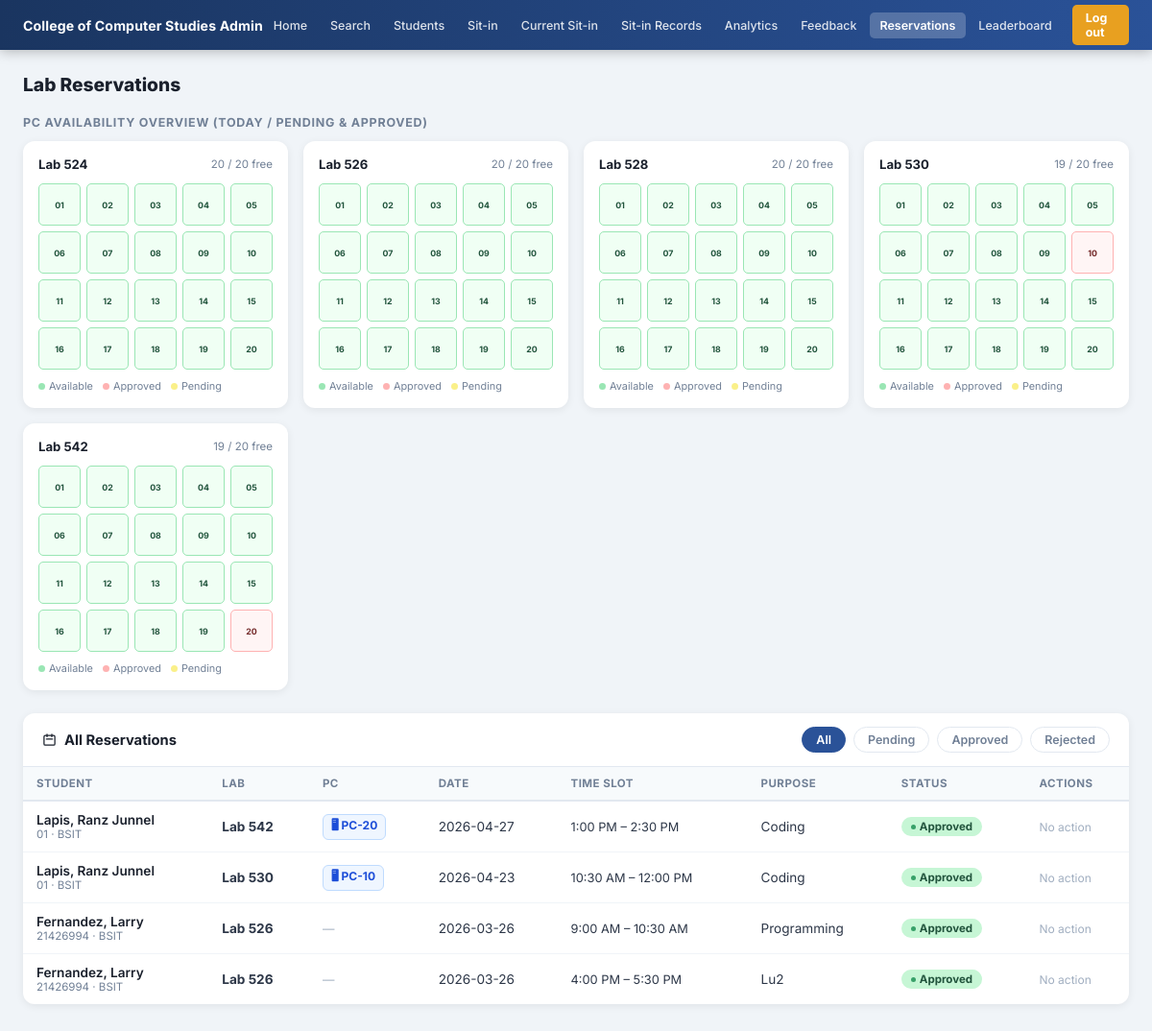
Screenshot of /admin/reservations (signed in) with the database file from the repository.
### tables this page shows
CREATE TABLE reservations (
            id           INTEGER PRIMARY KEY AUTOINCREMENT,
            idno         VARCHAR(20)  NOT NULL,
            lab          VARCHAR(20)  NOT NULL,
            date         DATE         NOT NULL,
            time_slot    VARCHAR(50)  NOT NULL,
            purpose      VARCHAR(100) NOT NULL,
            status       VARCHAR(20)  DEFAULT 'pending',
            created_at   TIMESTAMP    DEFAULT CURRENT_TIMESTAMP, pc_number VARCHAR(10) DEFAULT NULL,
            FOREIGN KEY (idno) REFERENCES students(idno)
        );

CREATE TABLE students (
            id             INTEGER PRIMARY KEY AUTOINCREMENT,
            idno           VARCHAR(20)  UNIQUE NOT NULL,
            lastname       VARCHAR(50)  NOT NULL,
            firstname      VARCHAR(50)  NOT NULL,
            middlename     VARCHAR(50),
            course         VARCHAR(20)  NOT NULL,
            level          VARCHAR(5)   NOT NULL,
            email          VARCHAR(100) UNIQUE NOT NULL,
            address        TEXT,
            password       VARCHAR(255) NOT NULL,
            image_filename VARCHAR(255),
            remaining_session INTEGER DEFAULT 30,
            created_at     TIMESTAMP DEFAULT CURRENT_TIMESTAMP
        , profile_image TEXT, points INTEGER DEFAULT 0);

### app.py (the view)
@app.route('/admin/reservations')
def admin_reservations():
    r = admin_required()
    if r: return r
    reservations = get_all_reservations()
    return render_template('admin_reservations.html', reservations=reservations)

### app.py (called while the page is built)
def is_logged_in():
    return 'student_id' in session

def is_admin():
    return session.get('role') == 'admin'

def admin_required():
    if not is_logged_in() or not is_admin():
        flash('Admin access required.', 'error')
        return redirect(url_for('login'))

### dbhelper.py (called while the page is built)
def connect():
    base_path = os.path.dirname(os.path.abspath(__file__))
    db_path   = os.path.join(base_path, "sysarch.db")
    conn      = sqlite3.connect(db_path)
    conn.row_factory = sqlite3.Row
    return conn

def get_all_reservations():
    conn = connect()
    cur  = conn.cursor()
    cur.execute('''
        SELECT r.*, st.firstname, st.lastname, st.course
        FROM reservations r
        JOIN students st ON r.idno = st.idno
        ORDER BY r.created_at DESC
    ''')
    rows = cur.fetchall()
    conn.close()
    return rows

### templates/admin_reservations.html (shortened to what this page needs)
<!DOCTYPE html>
<html lang="en">
<head>
  <link rel="stylesheet" href="{{ url_for('static', filename='css/admin.css') }}">
</head>
<body>
{% from 'macros.html' import admin_nav %}
{{ admin_nav('reservation') }}
<div class="page-wrap">
  <div class="page-header">
    <div class="page-title">Lab Reservations</div>
  </div>
  {% set labs = ['524','526','528','530','542'] %}
  <div style="font-size:0.78rem;font-weight:700;color:#718096;text-transform:uppercase;letter-spacing:.06em;margin-bottom:12px;">
    PC Availability Overview (Today / Pending &amp; Approved)
  </div>
  <div class="lab-overview">
    {% for lab in labs %}
      {% set taken_pcs = [] %}
      {% set pending_pcs = [] %}
      <div class="lab-grid-card">
        <div class="lab-grid-title">
          Lab {{ lab }}
          <span>{{ 20 - taken_pcs|length - pending_pcs|length }} / 20 free</span>
        </div>
        <div class="mini-pc-grid">
          {% for i in range(1,21) %}
            {% if i in taken_pcs %}
              <div class="mini-pc reserved" title="PC-{{ '%02d'|format(i) }} Reserved">{{ '%02d'|format(i) }}</div>
            {% elif i in pending_pcs %}
              <div class="mini-pc pending" title="PC-{{ '%02d'|format(i) }} Pending">{{ '%02d'|format(i) }}</div>
            {% else %}
              <div class="mini-pc available" title="PC-{{ '%02d'|format(i) }} Available">{{ '%02d'|format(i) }}</div>
            {% endif %}
          {% endfor %}
        </div>
        <div class="lab-legend">
          <div class="leg-item"><span class="leg-dot" style="background:#9ae6b4;"></span> Available</div>
          <div class="leg-item"><span class="leg-dot" style="background:#feb2b2;"></span> Approved</div>
          <div class="leg-item"><span class="leg-dot" style="background:#faf089;"></span> Pending</div>
        </div>
      </div>
    {% endfor %}
  </div>
  <div class="card">
    <div class="card-header-bar">
      <div class="card-title">
        <svg width="15" height="15" fill="none" viewBox="0 0 24 24" stroke="currentColor" stroke-width="2"><path stroke-linecap="round" stroke-linejoin="round" d="M8 7V3m8 4V3m-9 8h10M5 21h14a2 2 0 002-2V7a2 2 0 00-2-2H5a2 2 0 00-2 2v12a2 2 0 002 2z"/></svg>
        All Reservations
      </div>
      <div class="filter-row">
        <button class="filter-btn active" onclick="filterStatus('all',this)">All</button>
        <button class="filter-btn" onclick="filterStatus('pending',this)">Pending</button>
        <button class="filter-btn" onclick="filterStatus('approved',this)">Approved</button>
        <button class="filter-btn" onclick="filterStatus('rejected',this)">Rejected</button>
      </div>
    </div>
    {% if reservations %}
    <div style="overflow-x:auto;">
      <table class="res-table" id="resTable">
        <thead>
          <tr>
            <th>Student</th>
            <th>Lab</th>
            <th>PC</th>
            <th>Date</th>
            <th>Time Slot</th>
            <th>Purpose</th>
            <th>Status</th>
            <th>Actions</th>
          </tr>
        </thead>
        <tbody>
          {% for r in reservations %}
          <tr data-status="{{ r.status }}">
            <td>
              <div style="font-weight:600;color:#1a202c;">{{ r.lastname }}, {{ r.firstname }}</div>
              <div style="font-size:0.72rem;color:#718096;">{{ r.idno }} · {{ r.course }}</div>
            </td>
            <td><strong>Lab {{ r.lab }}</strong></td>
            <td>
              {% if r.pc_number %}
                <span class="pc-chip">🖥 PC-{{ '%02d'|format(r.pc_number|int) }}</span>
              {% else %}
                <span style="color:#a0aec0;font-size:0.78rem;">—</span>
              {% endif %}
            </td>
            <td>{{ r.date }}</td>
            <td style="white-space:nowrap;font-size:0.8rem;">{{ r.time_slot }}</td>
            <td>{{ r.purpose }}</td>
            <td><span class="badge badge-{{ r.status }}">{{ r.status|capitalize }}</span></td>
            <td>
              {% if r.status == 'pending' %}
              <div class="actions-cell">
                <a href="{{ url_for('update_reservation', res_id=r.id, status='approved') }}" class="btn btn-approve"
                   onclick="return confirm('Approve this reservation?')">✓ Approve</a>
                <a href="{{ url_for('update_reservation', res_id=r.id, status='rejected') }}" class="btn btn-reject"
                   onclick="return confirm('Reject this reservation?')">✕ Reject</a>
              </div>
              {% else %}
                <span style="font-size:0.75rem;color:#a0aec0;">No action</span>
              {% endif %}
            </td>
          </tr>
          {% endfor %}
        </tbody>
      </table>
    </div>
    {% else %}
      <div class="empty">No reservations submitted yet.</div>
    {% endif %}
  </div>
</div>
</body>
</html>

### static/css/admin.css (style rules this page uses)
*, *::before, *::after { box-sizing: border-box; margin: 0; padding: 0; }
body { font-family: 'Inter', sans-serif; background: #f0f4f8; color: #1a202c; font-size: 0.875rem; min-height: 100vh; }
.card { background: #fff; border-radius: 12px; overflow: hidden; box-shadow: 0 2px 8px rgba(0,0,0,0.07); margin-bottom: 22px; }
.badge { display: inline-flex; align-items: center; gap: 4px; border-radius: 20px; padding: 3px 10px; font-size: 0.72rem; font-weight: 600; }
.badge::before { content: ''; width: 6px; height: 6px; border-radius: 50%; }

### templates/admin_reservations.html (style rules this page uses)
.page-wrap { max-width: 1300px; margin: 0 auto; padding: 24px; }
.page-header { display: flex; align-items: center; justify-content: space-between; margin-bottom: 20px; flex-wrap: wrap; gap: 10px; }
.page-title { font-size: 1.2rem; font-weight: 800; color: #1a202c; }
.card { background: #fff; border-radius: 12px; box-shadow: 0 2px 8px rgba(0,0,0,.07); overflow: hidden; margin-bottom: 24px; }
.card-header-bar { padding: 14px 20px; border-bottom: 1px solid #e2e8f0; display: flex; align-items: center; justify-content: space-between; gap: 10px; flex-wrap: wrap; }
.card-title { font-size: 0.92rem; font-weight: 700; color: #1a202c; display: flex; align-items: center; gap: 8px; }
.filter-row { display: flex; gap: 8px; flex-wrap: wrap; }
.filter-btn { padding: 5px 14px; border-radius: 20px; border: 1.5px solid #e2e8f0; background: #fff; font-size: 0.78rem; font-weight: 600; cursor: pointer; font-family: 'Inter',sans-serif; color: #718096; transition: all .15s; }
.filter-btn.active { background: #2a5298; color: #fff; border-color: #2a5298; }
.res-table { width: 100%; border-collapse: collapse; font-size: 0.85rem; }
.res-table th { background: #f7fafc; padding: 10px 14px; text-align: left; font-size: 0.72rem; font-weight: 700; color: #718096; text-transform: uppercase; letter-spacing: .04em; border-bottom: 2px solid #e2e8f0; white-space: nowrap; }
.res-table td { padding: 11px 14px; border-bottom: 1px solid #f0f4f8; color: #2d3748; vertical-align: middle; }
.res-table tr:last-child td { border-bottom: none; }
.badge { display: inline-flex; align-items: center; gap: 4px; border-radius: 20px; padding: 3px 10px; font-size: 0.72rem; font-weight: 700; }
.badge::before { content: ''; width: 5px; height: 5px; border-radius: 50%; }
.badge-approved { background: #c6f6d5; color: #22543d; }
.badge-approved::before { background: #38a169; }
.pc-chip { display: inline-flex; align-items: center; gap: 4px; background: #eff6ff; color: #1d4ed8; border: 1px solid #bfdbfe; border-radius: 6px; padding: 2px 8px; font-size: 0.75rem; font-weight: 700; }
.lab-overview { display: grid; grid-template-columns: repeat(auto-fit, minmax(260px,1fr)); gap: 16px; margin-bottom: 24px; }
.lab-grid-card { background: #fff; border-radius: 12px; padding: 16px; box-shadow: 0 2px 8px rgba(0,0,0,.07); }
.lab-grid-title { font-size: 0.82rem; font-weight: 700; color: #1a202c; margin-bottom: 12px; display: flex; align-items: center; justify-content: space-between; }
.lab-grid-title span { font-size: 0.72rem; color: #718096; font-weight: 400; }
.mini-pc-grid { display: grid; grid-template-columns: repeat(5,1fr); gap: 6px; }
.mini-pc { width: 100%; aspect-ratio: 1; border-radius: 5px; border: 1.5px solid; display: flex; align-items: center; justify-content: center; font-size: 0.55rem; font-weight: 700; cursor: default; position: relative; }
.mini-pc.available { background: #f0fff4; border-color: #9ae6b4; color: #22543d; }
.mini-pc.reserved { background: #fff5f5; border-color: #feb2b2; color: #742a2a; }
.lab-legend { display: flex; gap: 10px; margin-top: 10px; }
.leg-item { display: flex; align-items: center; gap: 4px; font-size: 0.68rem; color: #718096; }
.leg-dot { width: 7px; height: 7px; border-radius: 50%; }

### rows the page displays
reservations: lastname "Lapis", firstname "Ranz Junnel", idno "01", course "BSIT", lab "542", pc_number "20", date "2026-04-27", time_slot "1:00 PM – 2:30 PM", purpose "Coding", status "Approved", shows "No action"
reservations: lastname "Lapis", firstname "Ranz Junnel", idno "01", course "BSIT", lab "530", pc_number "10", date "2026-04-23", time_slot "10:30 AM – 12:00 PM", purpose "Coding", status "Approved", shows "No action"
reservations: lastname "Fernandez", firstname "Larry", idno "21426994", course "BSIT", lab "526", date "2026-03-26", time_slot "9:00 AM – 10:30 AM", purpose "Programming", status "Approved", shows "No action"
reservations: lastname "Fernandez", firstname "Larry", idno "21426994", course "BSIT", lab "526", date "2026-03-26", time_slot "4:00 PM – 5:30 PM", purpose "Lu2", status "Approved", shows "No action"

### other values shown
{{ lab }} "524" "526" "528" "530" "542"
{{ 20 - taken_pcs|length - pending_pcs|length }} "20" "20" "20" "19" "19"
{{ '%02d'|format(i) }} "01" "02" "03" "04" "05" "06" "07" "08" "09" "10" "11" "12" "13" "14" "15" "16" "17" "18" "19" "20" "01" "02" "03" "04" "05" "06" "07" "08" "09" "10" "11" "12" "13" "14" "15" "16" "17" "18" "19" "20" "01" "02" "03" "04" "05" "06" "07" "08" "09" "10" "11" "12" "13" "14" "15" "16" "17" "18" "19" "20" "01" "02" "03" "04" "05" "06" "07" "08" "09" "11" "12" "13" "14" "15" "16" "17" "18" "19" "20" "01" "02" "03" "04" "05" "06" "07" "08" "09" "10" "11" "12" "13" "14" "15" "16" "17" "18" "19"
{{ '%02d'|format(i) }} "10" "20"
